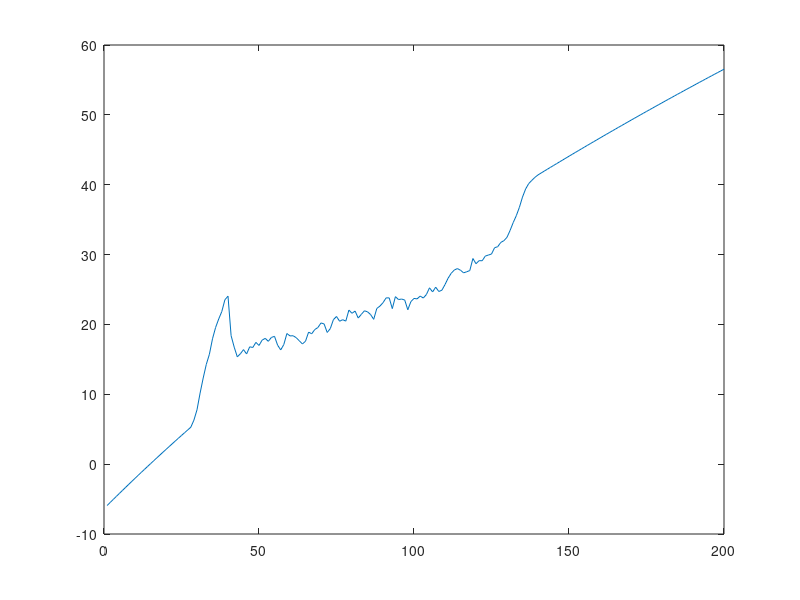

The MATLAB script that drew this image:
function graph
fileID = fopen('filename.txt','r');
line1 = fgets(fileID);
%line2 = fgets(fileID);
%line3 = fgets(fileID);

%display(line);
array1 = str2num(line1);
%array2 = str2num(line2);
%array3 = str2num(line3);
dim = size(array1);
x = linspace(1,dim(2),dim(2));
%plot(x,array1,x,array2,x,array3);
plot(x,array1);

end